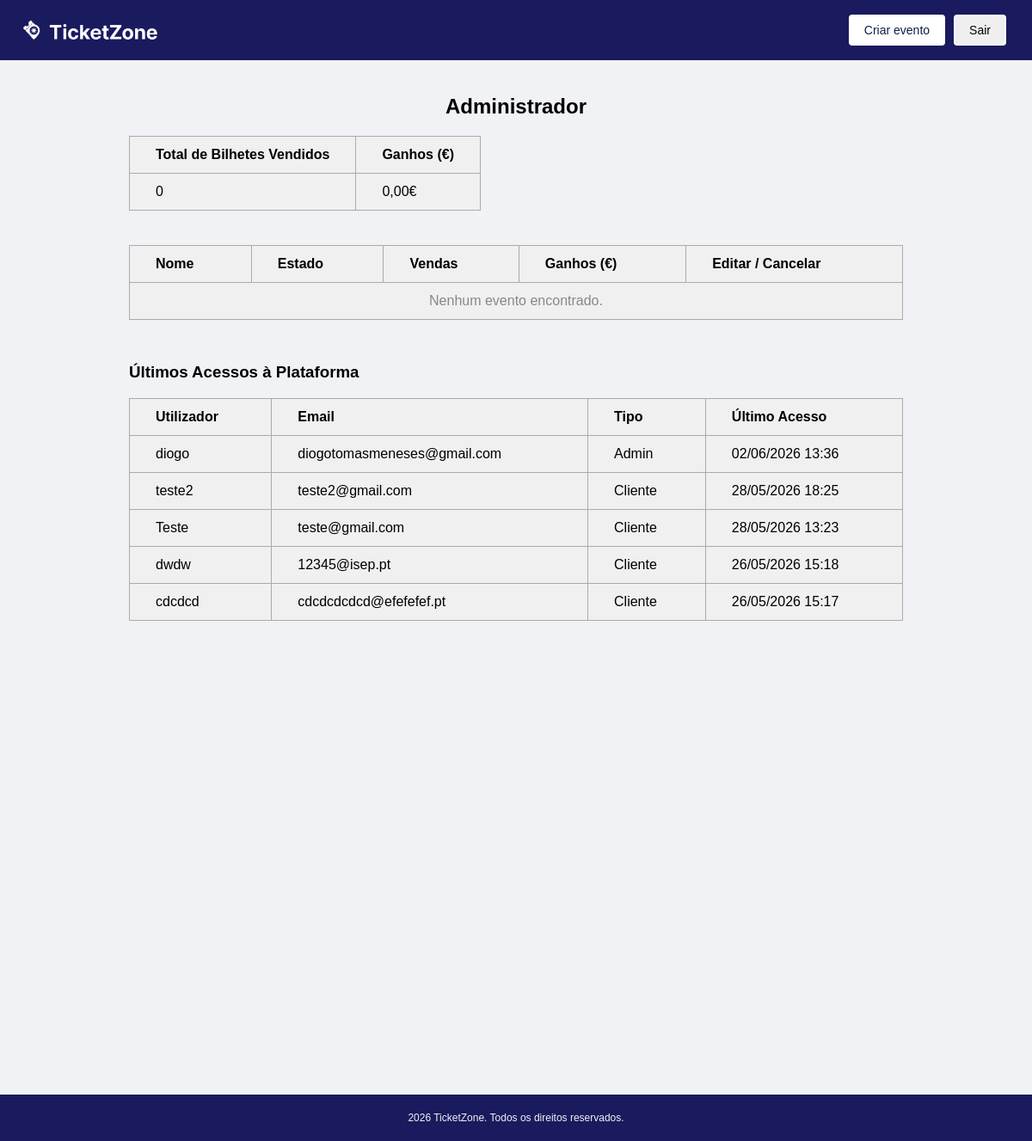
The page /admin.php (signed in) on the database as committed earlier.
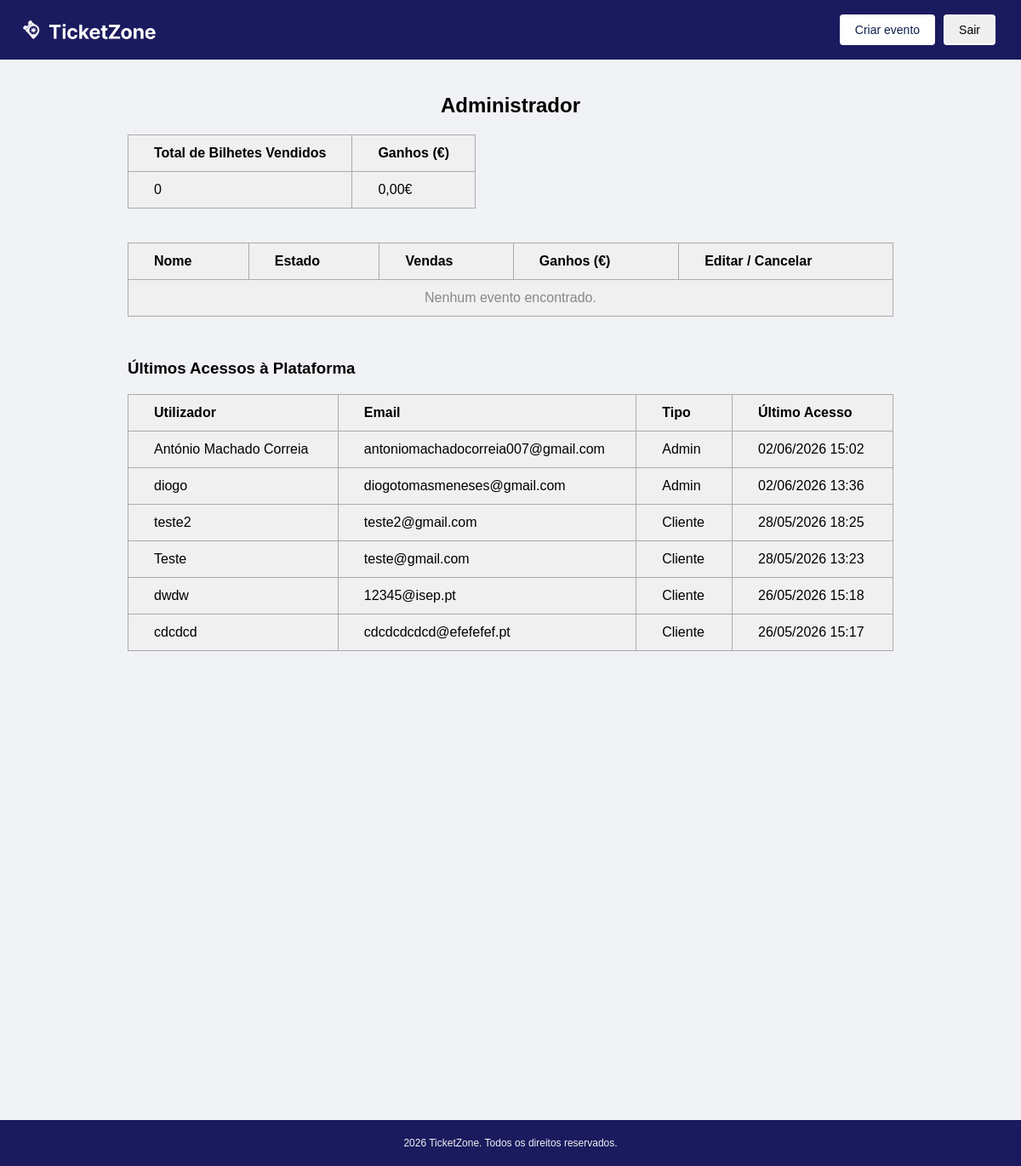
The same page on the database as committed later.
### tables this page shows
CREATE TABLE utilizadores (
        id INTEGER PRIMARY KEY AUTOINCREMENT,
        username TEXT NOT NULL UNIQUE,
        email TEXT NOT NULL UNIQUE,
        password_hash TEXT NOT NULL,
        tipo TEXT NOT NULL CHECK(tipo IN ('cliente', 'admin')),
        data_registo TEXT DEFAULT CURRENT_TIMESTAMP,
        ultimo_acesso TEXT
    );

### scripts/carregar_entradas.php (called while the page is built, shortened)
<?php
$db = new SQLite3(__DIR__ . '/../ticketzone.db');
$query = "
    SELECT
        username,
        email,
        tipo,
        ultimo_acesso
    FROM utilizadores
    WHERE ultimo_acesso IS NOT NULL
    ORDER BY ultimo_acesso DESC
    LIMIT 50
";
$resultado = $db->query($query);
$entradas = [];
while ($linha = $resultado->fetchArray(SQLITE3_ASSOC)) {
    $entradas[] = $linha;
}
?>

### admin.php (the view, shortened to what this page needs)
<?php
require_once __DIR__ . '/scripts/carregar_eventos.php';
require_once __DIR__ . '/scripts/carregar_entradas.php';
$total_bilhetes_geral = 0;
$total_ganhos_geral   = 0;
?>
<!DOCTYPE html>
<html lang="pt">
<head>
    <link rel="stylesheet" href="styles/admin.css" />
</head>
<body>
    <nav>
        <div class="logo-nav">
            <img src="images/logo.png" alt="Logo TicketZone" />
        </div>
        <div class="botoes-nav">
            <button class="botao botao-criar" onclick="location.href='eventos.php'">Criar evento</button>
            <button class="botao botao-sair" onclick="location.href='scripts/logout.php'">Sair</button>
        </div>
    </nav>
    <main>
        <h2>Administrador</h2>
        <div class="resumo">
            <table>
                <thead>
                    <tr>
                        <th>Total de Bilhetes Vendidos</th>
                        <th>Ganhos (€)</th>
                    </tr>
                </thead>
                <tbody>
                    <tr>
                        <td><?= number_format($total_bilhetes_geral, 0, ',', '.') ?></td>
                        <td><?= number_format($total_ganhos_geral,   2, ',', '.') ?>€</td>
                    </tr>
                </tbody>
            </table>
        </div>
        <table class="eventos">
            <thead>
                <tr>
                    <th>Nome</th>
                    <th>Estado</th>
                    <th>Vendas</th>
                    <th>Ganhos (€)</th>
                    <th>Editar / Cancelar</th>
                </tr>
            </thead>
            <tbody>
                <?php if (empty($eventos)): ?>
                    <tr>
                        <td colspan="5" style="text-align: center; color: #888;">
                            Nenhum evento encontrado.
                        </td>
                    </tr>
                <?php endif; ?>
            </tbody>
        </table>
        <h3 style="margin-top: 50px;">Últimos Acessos à Plataforma</h3>
        <table class="eventos">
            <thead>
                <tr>
                    <th>Utilizador</th>
                    <th>Email</th>
                    <th>Tipo</th>
                    <th>Último Acesso</th>
                </tr>
            </thead>
            <tbody>
                <?php if (empty($entradas)): ?>
                    <tr>
                        <td colspan="4" style="text-align: center; color: #888;">
                            Nenhum acesso registado.
                        </td>
                    </tr>
                <?php else: ?>
                    <?php foreach ($entradas as $entrada): ?>
                        <tr>
                            <td><?= htmlspecialchars($entrada['username']) ?></td>
                            <td><?= htmlspecialchars($entrada['email']) ?></td>
                            <td><?= ucfirst(htmlspecialchars($entrada['tipo'])) ?></td>
                            <td>
                                <?php
                                    $timestamp = strtotime($entrada['ultimo_acesso']);
                                    echo date('d/m/Y H:i', $timestamp);
                                ?>
                            </td>
                        </tr>
                    <?php endforeach; ?>
                <?php endif; ?>
            </tbody>
        </table>
    </main>
    <footer>
        <p>2026 TicketZone. Todos os direitos reservados.</p>
    </footer>
</body>
</html>

### styles/admin.css (style rules this page uses)
body { font-family: Arial, sans-serif; background-color: #f0f2f5; margin: 0; padding: 0; }
nav { background-color: #1a1a5e; padding: 0px 30px; display: flex; justify-content: space-between; align-items: center; height: 70px; overflow: hidden; }
h2 { text-align: center; }
.logo-nav { color: white; font-size: 20px; font-weight: bold; display: flex; align-items: center; gap: 10px; }
.logo-nav img { height: 300px; margin-left: -80px; display: block; }
.botoes-nav { display: flex; gap: 10px; }
.botao { padding: 8px 16px; border-radius: 4px; font-size: 14px; cursor: pointer; border: 2px solid white; }
.botao-criar { background-color: white; color: #0f1f4b; }
main { max-width: 900px; margin: 40px auto; padding: 0 20px; }
table { border-collapse: collapse; background-color: #f0f0f0; }
th, td { border: 1px solid #aaaaaa; padding: 12px 30px; text-align: left; }
th { font-weight: bold; }
.resumo { margin-bottom: 40px; }
.eventos { width: 100%; }
footer { text-align: center; padding: 8px; font-size: 12px; color: #f0f2f5; background-color: #1a1a5e; margin-top: 550px; border-top: 1px solid #eee; }

Rows that differ between the two databases and show on the page:
added utilizadores: username "António Machado Correia", email "antoniomachadocorreia007@gmail.com", tipo "Admin", ultimo_acesso "02/06/2026 15:02"
